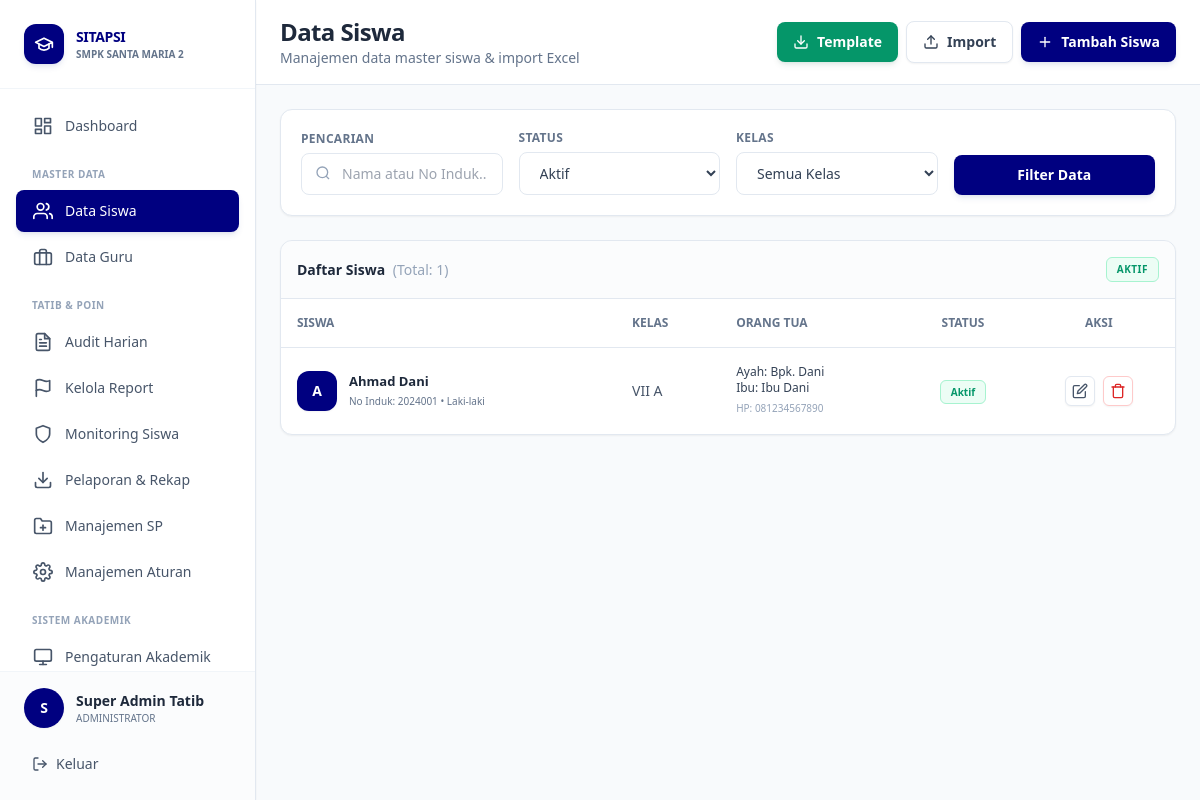
Before: /views/admin/data_siswa.php (signed in) with the older database file.
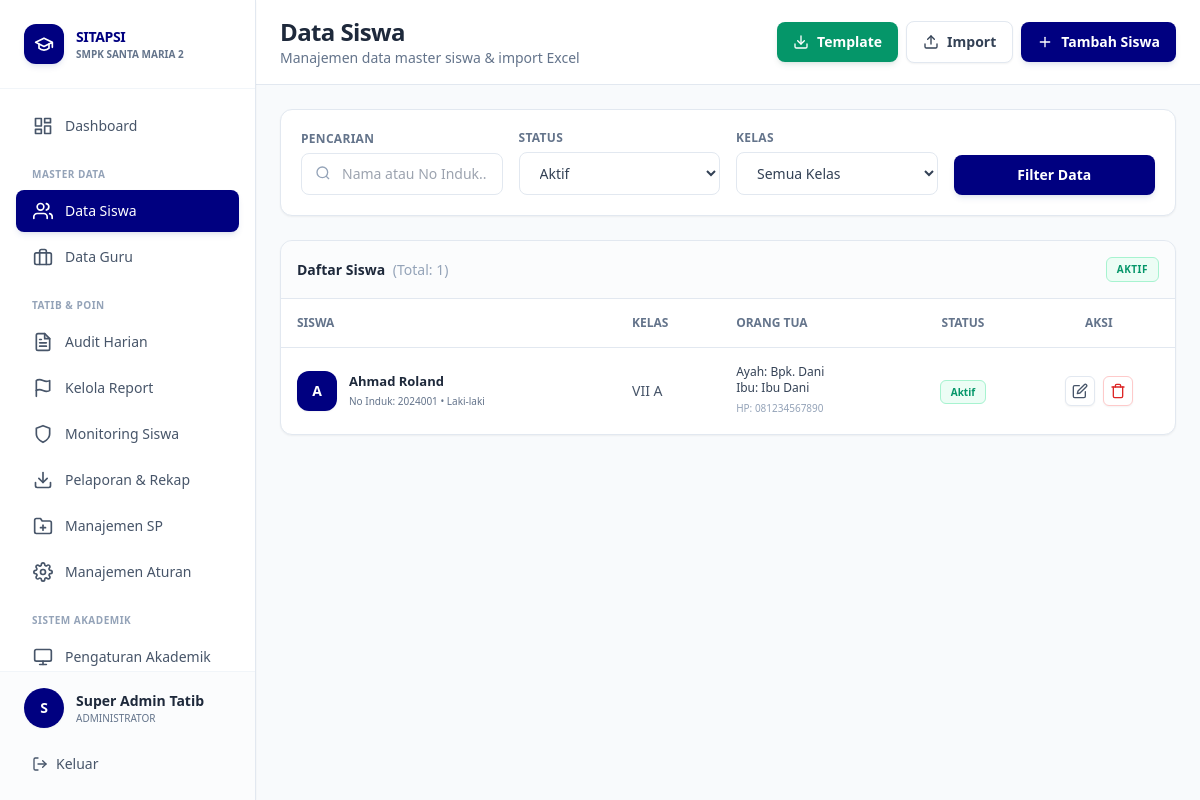
After: the same page with the newer database file.
### tables this page shows
CREATE TABLE tb_anggota_kelas (
    id_anggota BIGINT AUTO_INCREMENT PRIMARY KEY,
    no_induk VARCHAR(50) NOT NULL, 
    id_kelas INT NOT NULL,
    id_tahun INT NOT NULL,
    
     
    poin_kelakuan INT DEFAULT 0,
    poin_kerajinan INT DEFAULT 0,
    poin_kerapian INT DEFAULT 0,
    
    total_poin_umum INT DEFAULT 0,  
    
     
    status_sp_kelakuan ENUM('Aman', 'SP1', 'SP2', 'SP3', 'Dikeluarkan') DEFAULT 'Aman',
    status_sp_kerajinan ENUM('Aman', 'SP1', 'SP2', 'SP3', 'Dikeluarkan') DEFAULT 'Aman',
    status_sp_kerapian ENUM('Aman', 'SP1', 'SP2', 'SP3', 'Dikeluarkan') DEFAULT 'Aman',
    
     
    status_sp_terakhir ENUM('Aman', 'SP1', 'SP2', 'SP3', 'Dikeluarkan') DEFAULT 'Aman',
    
     
    status_reward ENUM('None', 'Kandidat Reward Ganjil','Kandidat Sertifikat') DEFAULT 'None',
    
    FOREIGN KEY (no_induk) REFERENCES tb_siswa(no_induk) ON DELETE CASCADE,
    FOREIGN KEY (id_kelas) REFERENCES tb_kelas(id_kelas),
    FOREIGN KEY (id_tahun) REFERENCES tb_tahun_ajaran(id_tahun)
);

CREATE TABLE tb_siswa (
    no_induk VARCHAR(50) PRIMARY KEY,
    nama_siswa VARCHAR(100) NOT NULL,
    jenis_kelamin ENUM('L', 'P') NOT NULL,
    kota VARCHAR(100),
    tanggal_lahir DATE,
    alamat TEXT,
    nama_ayah VARCHAR(150),
    pekerjaan_ayah VARCHAR(100),
    nama_ibu VARCHAR(150),
    pekerjaan_ibu VARCHAR(100),
    no_hp_ortu VARCHAR(15),  
    status_aktif ENUM('Aktif', 'Lulus', 'Keluar', 'Dikeluarkan') DEFAULT 'Aktif'
);

CREATE TABLE tb_kelas (
    id_kelas INT AUTO_INCREMENT PRIMARY KEY,
    nama_kelas VARCHAR(10) NOT NULL,  
    tingkat INT NOT NULL  
);

### config/database.php (called while the page is built, shortened)
<?php
function getDBConnection() {
    static $pdo = null;
    if ($pdo === null) {
        try {
            $dsn = "mysql:host=" . DB_HOST . ";dbname=" . DB_NAME . ";charset=" . DB_CHARSET;
            $options = [
                PDO::ATTR_ERRMODE            => PDO::ERRMODE_EXCEPTION,
                PDO::ATTR_DEFAULT_FETCH_MODE => PDO::FETCH_ASSOC,
                PDO::ATTR_EMULATE_PREPARES   => false,
                PDO::MYSQL_ATTR_INIT_COMMAND => "SET NAMES " . DB_CHARSET
            ];
            $pdo = new PDO($dsn, DB_USER, DB_PASS, $options);
        } catch (PDOException $e) {
            error_log("Database Connection Error: " . $e->getMessage());
            die("Koneksi database gagal. Silakan hubungi administrator.");
        }
    }
    return $pdo;
}
function executeQuery($sql, $params = []) {
    $pdo = getDBConnection();
    $stmt = $pdo->prepare($sql);
    $stmt->execute($params);
    return $stmt;
}
function fetchOne($sql, $params = []) {
    $stmt = executeQuery($sql, $params);
    return $stmt->fetch();
}
function fetchAll($sql, $params = []) {
    $stmt = executeQuery($sql, $params);
    return $stmt->fetchAll();
}
?>

### views/admin/data_siswa.php (the view, shortened to what the rows shown need)
<?php
require_once '../../config/database.php';
$filter_status = $_GET['status'] ?? 'Aktif';
$tahun_aktif = fetchOne("
    SELECT id_tahun FROM tb_tahun_ajaran WHERE status = 'Aktif' LIMIT 1
");
$sql = "
    SELECT
        s.no_induk,
        s.nama_siswa,
        s.jenis_kelamin,
        s.nama_ayah,
        s.nama_ibu,
        s.no_hp_ortu,
        s.status_aktif,
        k.nama_kelas,
        k.id_kelas,
        a.id_anggota
    FROM tb_siswa s
    LEFT JOIN tb_anggota_kelas a ON (
        a.no_induk = s.no_induk
        AND a.id_tahun = :id_tahun
        AND a.id_anggota = (
            SELECT MAX(a2.id_anggota)
            FROM tb_anggota_kelas a2
            WHERE a2.no_induk = s.no_induk
            AND a2.id_tahun = a.id_tahun
        )
    )
    LEFT JOIN tb_kelas k ON a.id_kelas = k.id_kelas
    WHERE s.status_aktif = :status
";
$params = [
    'id_tahun' => $tahun_aktif['id_tahun'],
    'status' => $filter_status
];
$sql .= " ORDER BY s.nama_siswa";
$siswa_list = fetchAll($sql, $params);
$card_class = "bg-white border border-[#E2E8F0] rounded-xl shadow-sm";
?>
<!DOCTYPE html>
<html lang="id">
<head>
    <script src="https://cdn.tailwindcss.com"></script>
</head>
<body class="bg-[#F8FAFC]">
<div class="flex h-screen overflow-hidden">
    <?php include '../../includes/sidebar_admin.php'; ?>
    <div class="flex-1 overflow-auto lg:ml-64">
        <div class="bg-white border-b border-[#E2E8F0] px-6 py-4 sticky top-0 z-30 flex flex-col sm:flex-row sm:justify-between sm:items-center gap-4">
            <div>
                <h1 class="text-2xl font-extrabold text-slate-800 tracking-tight">Data Siswa</h1>
            </div>
        </div>
        <div class="p-6 space-y-6 max-w-7xl mx-auto">
            <div class="<?= $card_class ?> overflow-hidden">
                <div class="overflow-x-auto">
                    <table class="w-full text-left text-sm whitespace-nowrap">
                        <thead class="bg-white text-xs text-slate-500 uppercase border-b border-[#E2E8F0]">
                            <tr>
                                <th class="p-4 font-bold">Siswa</th>
                                <th class="p-4 font-bold">Kelas</th>
                                <th class="p-4 font-bold">Orang Tua</th>
                                <th class="p-4 font-bold text-center">Status</th>
                                <th class="p-4 font-bold text-center">Aksi</th>
                            </tr>
                        </thead>
                        <tbody class="divide-y divide-[#E2E8F0]">
                            <?php if(empty($siswa_list)): ?>
                            <tr>
                                <td colspan="5" class="p-8 text-center text-slate-400 text-sm font-medium">Tidak ada data siswa ditemukan</td>
                            </tr>
                            <?php else: ?>
                            <?php foreach($siswa_list as $siswa): ?>
                            <tr class="hover:bg-slate-50/50 transition-colors">
                                <td class="p-4">
                                    <div class="flex items-center space-x-3">
                                        <div class="w-10 h-10 bg-[#000080] rounded-xl flex items-center justify-center overflow-hidden flex-shrink-0 shadow-sm">
                                            <span class="text-white font-bold text-sm"><?= strtoupper(substr($siswa['nama_siswa'], 0, 1)) ?></span>
                                        </div>
                                        <div>
                                            <p class="font-bold text-slate-800 text-[13px]"><?= htmlspecialchars($siswa['nama_siswa']) ?></p>
                                            <p class="text-[10px] font-medium text-slate-500">No Induk: <?= htmlspecialchars($siswa['no_induk']) ?> • <?= $siswa['jenis_kelamin'] === 'L' ? 'Laki-laki' : 'Perempuan' ?></p>
                                        </div>
                                    </div>
                                </td>
                                <td class="p-4 text-slate-600 font-medium">
                                    <?= $siswa['nama_kelas'] ? htmlspecialchars($siswa['nama_kelas']) : '<span class="text-slate-400">-</span>' ?>
                                </td>
                                <td class="p-4">
                                    <p class="font-medium text-slate-700 text-xs">Ayah: <?= htmlspecialchars($siswa['nama_ayah'] ?? '-') ?></p>
                                    <p class="font-medium text-slate-700 text-xs">Ibu: <?= htmlspecialchars($siswa['nama_ibu'] ?? '-') ?></p>
                                    <p class="text-[10px] text-slate-400 mt-0.5">HP: <?= htmlspecialchars($siswa['no_hp_ortu'] ?? '-') ?></p>
                                </td>
                                <td class="p-4 text-center">
                                    <span class="px-2.5 py-1 rounded-md text-[10px] font-bold
                                        <?= $siswa['status_aktif'] === 'Aktif' ? 'bg-emerald-50 text-emerald-600 border border-emerald-200' : 'bg-slate-100 text-slate-600 border border-slate-200' ?>">
                                        <?= $siswa['status_aktif'] ?>
                                    </span>
                                </td>
                                <td class="p-4 text-center">
                                    <?php
                                        $edit_data = json_encode([
                                            "no_induk" => $siswa["no_induk"],
                                            "id_anggota" => $siswa["id_anggota"],
                                            "nama_siswa" => $siswa["nama_siswa"],
                                            "jenis_kelamin" => $siswa["jenis_kelamin"],
                                            "status_aktif" => $siswa["status_aktif"],
                                            "nama_ayah" => $siswa["nama_ayah"] ?? "",
                                            "nama_ibu" => $siswa["nama_ibu"] ?? "",
                                            "no_hp_ortu" => $siswa["no_hp_ortu"] ?? "",
                                            "id_kelas" => $siswa["id_kelas"]
                                        ]);
                                        $safe_edit_data = htmlspecialchars($edit_data, ENT_QUOTES, 'UTF-8');
                                        $safe_js_id = htmlspecialchars(json_encode($siswa['no_induk']), ENT_QUOTES, 'UTF-8');
                                        $safe_js_nama = htmlspecialchars(json_encode($siswa['nama_siswa']), ENT_QUOTES, 'UTF-8');
                                    ?>
                                    <div class="flex items-center justify-center space-x-2">
                                        <button onclick="editSiswa(<?= $safe_edit_data ?>)"
                                                class="p-1.5 bg-white border border-[#E2E8F0] text-slate-600 rounded-md hover:bg-slate-50 transition-colors shadow-sm" title="Edit">
                                            <svg class="w-4 h-4" fill="none" stroke="currentColor" viewBox="0 0 24 24" stroke-width="2" stroke-linecap="round" stroke-linejoin="round"><path d="M11 4H4a2 2 0 0 0-2 2v14a2 2 0 0 0 2 2h14a2 2 0 0 0 2-2v-7"></path><path d="M18.5 2.5a2.121 2.121 0 0 1 3 3L12 15l-4 1 1-4 9.5-9.5z"></path></svg>
                                        </button>
                                        <button onclick="hapusSiswa(<?= $safe_js_id ?>, <?= $safe_js_nama ?>)"
                                                class="p-1.5 bg-white border border-red-200 text-red-600 rounded-md hover:bg-red-50 transition-colors shadow-sm" title="Hapus">
                                            <svg class="w-4 h-4" fill="none" stroke="currentColor" viewBox="0 0 24 24" stroke-width="2" stroke-linecap="round" stroke-linejoin="round"><path d="M3 6h18"></path><path d="M19 6v14a2 2 0 0 1-2 2H7a2 2 0 0 1-2-2V6m3 0V4a2 2 0 0 1 2-2h4a2 2 0 0 1 2 2v2"></path></svg>
                                        </button>
                                    </div>
                                </td>
                            </tr>
                            <?php endforeach; ?>
                            <?php endif; ?>
                        </tbody>
                    </table>
                </div>
            </div>
        </div>
    </div>
</div>
</body>
</html>

Changed rows visible on the page:
changed through a linked row, tb_anggota_kelas "VII A": no_induk.nama_siswa "Ahmad Dani" → "Ahmad Roland"
